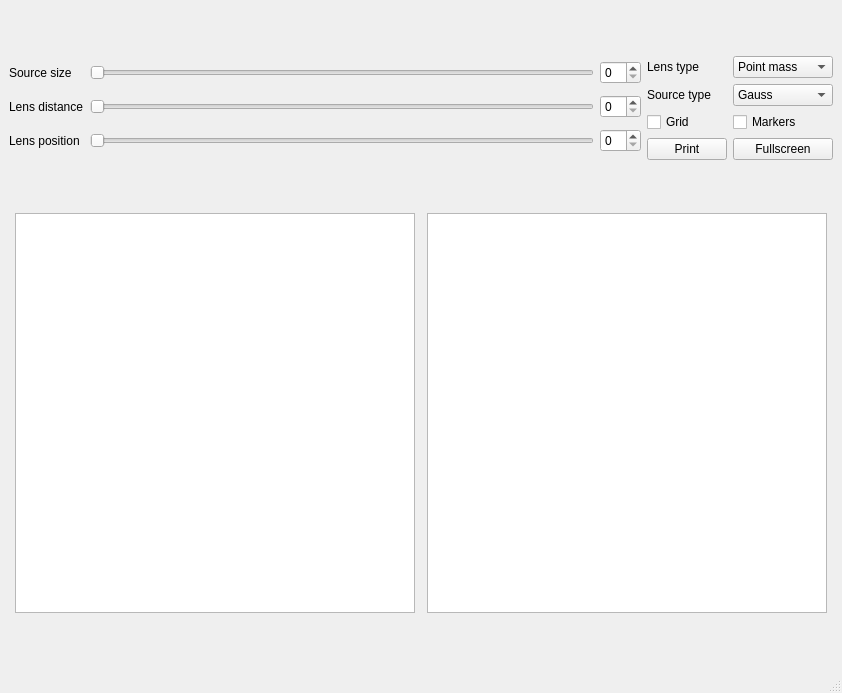
<?xml version="1.0" encoding="UTF-8"?>
<ui version="4.0">
 <class>CosmoGUI</class>
 <widget class="QMainWindow" name="CosmoGUI">
  <property name="geometry">
   <rect>
    <x>0</x>
    <y>0</y>
    <width>842</width>
    <height>693</height>
   </rect>
  </property>
  <property name="windowTitle">
   <string>CosmoGUI</string>
  </property>
  <widget class="QWidget" name="centralwidget">
   <layout class="QGridLayout" name="gridLayout_2">
    <item row="1" column="0" colspan="2">
     <layout class="QGridLayout" name="gridLayout_5">
      <item row="0" column="1">
       <widget class="QGraphicsView" name="graphicsView_2">
        <property name="maximumSize">
         <size>
          <width>400</width>
          <height>400</height>
         </size>
        </property>
       </widget>
      </item>
      <item row="0" column="0">
       <widget class="QGraphicsView" name="graphicsView">
        <property name="maximumSize">
         <size>
          <width>400</width>
          <height>400</height>
         </size>
        </property>
       </widget>
      </item>
     </layout>
    </item>
    <item row="0" column="1">
     <layout class="QGridLayout" name="gridLayout_6">
      <property name="sizeConstraint">
       <enum>QLayout::SetDefaultConstraint</enum>
      </property>
      <item row="2" column="0">
       <widget class="QCheckBox" name="checkBox">
        <property name="text">
         <string>Grid</string>
        </property>
       </widget>
      </item>
      <item row="2" column="1">
       <widget class="QCheckBox" name="checkBox_2">
        <property name="text">
         <string>Markers</string>
        </property>
       </widget>
      </item>
      <item row="3" column="0">
       <widget class="QPushButton" name="pushButton">
        <property name="text">
         <string>Print</string>
        </property>
       </widget>
      </item>
      <item row="3" column="1">
       <widget class="QPushButton" name="pushButton_2">
        <property name="text">
         <string>Fullscreen</string>
        </property>
       </widget>
      </item>
      <item row="0" column="1">
       <widget class="QComboBox" name="comboBox">
        <property name="sizePolicy">
         <sizepolicy hsizetype="Preferred" vsizetype="Fixed">
          <horstretch>0</horstretch>
          <verstretch>0</verstretch>
         </sizepolicy>
        </property>
        <property name="minimumSize">
         <size>
          <width>100</width>
          <height>0</height>
         </size>
        </property>
        <item>
         <property name="text">
          <string>Point mass</string>
         </property>
        </item>
        <item>
         <property name="text">
          <string>Ellipsoid</string>
         </property>
        </item>
       </widget>
      </item>
      <item row="1" column="1">
       <widget class="QComboBox" name="comboBox_2">
        <item>
         <property name="text">
          <string>Gauss</string>
         </property>
        </item>
       </widget>
      </item>
      <item row="0" column="0">
       <widget class="QLabel" name="label_4">
        <property name="text">
         <string>Lens type</string>
        </property>
       </widget>
      </item>
      <item row="1" column="0">
       <widget class="QLabel" name="label_5">
        <property name="text">
         <string>Source type</string>
        </property>
       </widget>
      </item>
     </layout>
    </item>
    <item row="0" column="0">
     <layout class="QGridLayout" name="gridLayout_7">
      <item row="0" column="1">
       <widget class="QSlider" name="horizontalSlider">
        <property name="orientation">
         <enum>Qt::Horizontal</enum>
        </property>
       </widget>
      </item>
      <item row="1" column="0">
       <widget class="QLabel" name="label_2">
        <property name="text">
         <string>Lens distance</string>
        </property>
       </widget>
      </item>
      <item row="0" column="0">
       <widget class="QLabel" name="label_3">
        <property name="text">
         <string>Source size</string>
        </property>
       </widget>
      </item>
      <item row="1" column="2">
       <widget class="QSpinBox" name="spinBox_2"/>
      </item>
      <item row="2" column="1">
       <widget class="QSlider" name="horizontalSlider_3">
        <property name="orientation">
         <enum>Qt::Horizontal</enum>
        </property>
       </widget>
      </item>
      <item row="2" column="0">
       <widget class="QLabel" name="label">
        <property name="text">
         <string>Lens position</string>
        </property>
       </widget>
      </item>
      <item row="0" column="2">
       <widget class="QSpinBox" name="spinBox"/>
      </item>
      <item row="1" column="1">
       <widget class="QSlider" name="horizontalSlider_2">
        <property name="orientation">
         <enum>Qt::Horizontal</enum>
        </property>
       </widget>
      </item>
      <item row="2" column="2">
       <widget class="QSpinBox" name="spinBox_3"/>
      </item>
     </layout>
    </item>
   </layout>
  </widget>
  <widget class="QMenuBar" name="menubar">
   <property name="geometry">
    <rect>
     <x>0</x>
     <y>0</y>
     <width>842</width>
     <height>21</height>
    </rect>
   </property>
  </widget>
  <widget class="QStatusBar" name="statusbar"/>
 </widget>
 <resources/>
 <connections/>
</ui>
